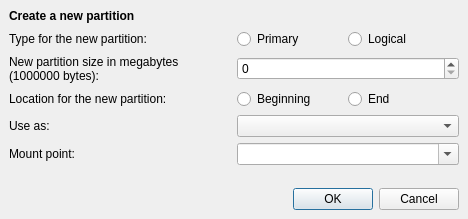
<ui version="4.0" >
 <class>partition_create_dialogue</class>
 <widget class="QDialog" name="partition_create_dialogue" >
  <property name="geometry" >
   <rect>
    <x>0</x>
    <y>0</y>
    <width>468</width>
    <height>219</height>
   </rect>
  </property>
  <property name="windowTitle" >
   <string>Create Partition</string>
  </property>
  <layout class="QGridLayout" >
   <property name="margin" >
    <number>9</number>
   </property>
   <property name="spacing" >
    <number>6</number>
   </property>
   <item row="6" column="0" colspan="2" >
    <spacer>
     <property name="orientation" >
      <enum>Qt::Vertical</enum>
     </property>
     <property name="sizeHint" >
      <size>
       <width>441</width>
       <height>21</height>
      </size>
     </property>
    </spacer>
   </item>
   <item row="7" column="0" colspan="2" >
    <widget class="QDialogButtonBox" name="buttonBox" >
     <property name="orientation" >
      <enum>Qt::Horizontal</enum>
     </property>
     <property name="standardButtons" >
      <set>QDialogButtonBox::Cancel|QDialogButtonBox::NoButton|QDialogButtonBox::Ok</set>
     </property>
    </widget>
   </item>
   <item row="5" column="1" >
    <widget class="QComboBox" name="partition_create_mount_combo" >
     <property name="editable" >
      <bool>true</bool>
     </property>
    </widget>
   </item>
   <item row="5" column="0" >
    <widget class="QLabel" name="partition_create_mount_label" >
     <property name="text" >
      <string>Mount point:</string>
     </property>
    </widget>
   </item>
   <item row="4" column="0" >
    <widget class="QLabel" name="partition_create_use_label" >
     <property name="text" >
      <string>Use as:</string>
     </property>
    </widget>
   </item>
   <item row="4" column="1" >
    <widget class="QComboBox" name="partition_create_use_combo" />
   </item>
   <item row="3" column="0" >
    <widget class="QLabel" name="partition_create_place_label" >
     <property name="text" >
      <string>Location for the new partition:</string>
     </property>
    </widget>
   </item>
   <item row="2" column="1" >
    <widget class="QSpinBox" name="partition_create_size_spinbutton" />
   </item>
   <item row="2" column="0" >
    <widget class="QLabel" name="partition_create_size_label" >
     <property name="text" >
      <string>New partition size in megabytes (1000000 bytes):</string>
     </property>
     <property name="wordWrap" >
      <bool>true</bool>
     </property>
    </widget>
   </item>
   <item row="1" column="0" >
    <widget class="QLabel" name="partition_create_type_label" >
     <property name="text" >
      <string>Type for the new partition:</string>
     </property>
    </widget>
   </item>
   <item row="0" column="0" colspan="2" >
    <widget class="QLabel" name="partition_create_heading_label" >
     <property name="text" >
      <string>&lt;b>Create a new partition&lt;/b></string>
     </property>
    </widget>
   </item>
   <item row="3" column="1" >
    <widget class="QWidget" native="1" name="partition_create_place_widget" >
     <layout class="QGridLayout" >
      <property name="margin" >
       <number>0</number>
      </property>
      <property name="spacing" >
       <number>0</number>
      </property>
      <item row="0" column="1" >
       <widget class="QRadioButton" name="partition_create_place_end" >
        <property name="text" >
         <string>End</string>
        </property>
       </widget>
      </item>
      <item row="0" column="0" >
       <widget class="QRadioButton" name="partition_create_place_beginning" >
        <property name="text" >
         <string>Beginning</string>
        </property>
       </widget>
      </item>
     </layout>
    </widget>
   </item>
   <item row="1" column="1" >
    <widget class="QWidget" native="1" name="partition_create_type_widget" >
     <layout class="QGridLayout" >
      <property name="margin" >
       <number>0</number>
      </property>
      <property name="spacing" >
       <number>0</number>
      </property>
      <item row="0" column="1" >
       <widget class="QRadioButton" name="partition_create_type_logical" >
        <property name="text" >
         <string>Logical</string>
        </property>
       </widget>
      </item>
      <item row="0" column="0" >
       <widget class="QRadioButton" name="partition_create_type_primary" >
        <property name="text" >
         <string>Primary</string>
        </property>
       </widget>
      </item>
     </layout>
    </widget>
   </item>
  </layout>
 </widget>
 <resources/>
 <connections>
  <connection>
   <sender>buttonBox</sender>
   <signal>accepted()</signal>
   <receiver>partition_create_dialogue</receiver>
   <slot>accept()</slot>
   <hints>
    <hint type="sourcelabel" >
     <x>248</x>
     <y>254</y>
    </hint>
    <hint type="destinationlabel" >
     <x>157</x>
     <y>274</y>
    </hint>
   </hints>
  </connection>
  <connection>
   <sender>buttonBox</sender>
   <signal>rejected()</signal>
   <receiver>partition_create_dialogue</receiver>
   <slot>reject()</slot>
   <hints>
    <hint type="sourcelabel" >
     <x>316</x>
     <y>260</y>
    </hint>
    <hint type="destinationlabel" >
     <x>286</x>
     <y>274</y>
    </hint>
   </hints>
  </connection>
 </connections>
</ui>
